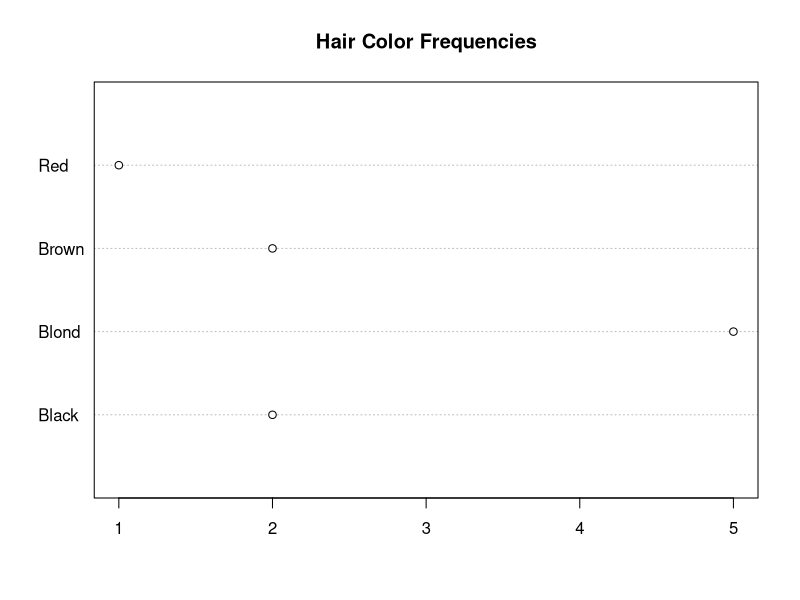
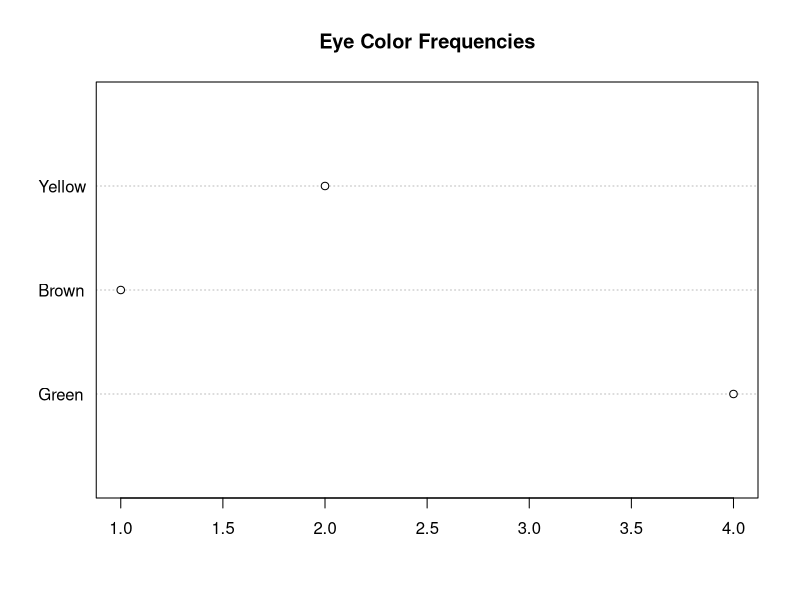
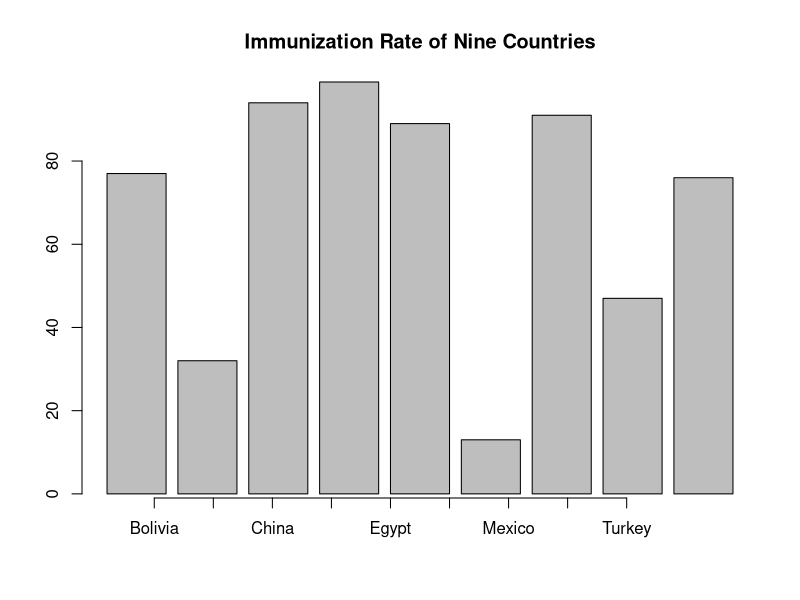
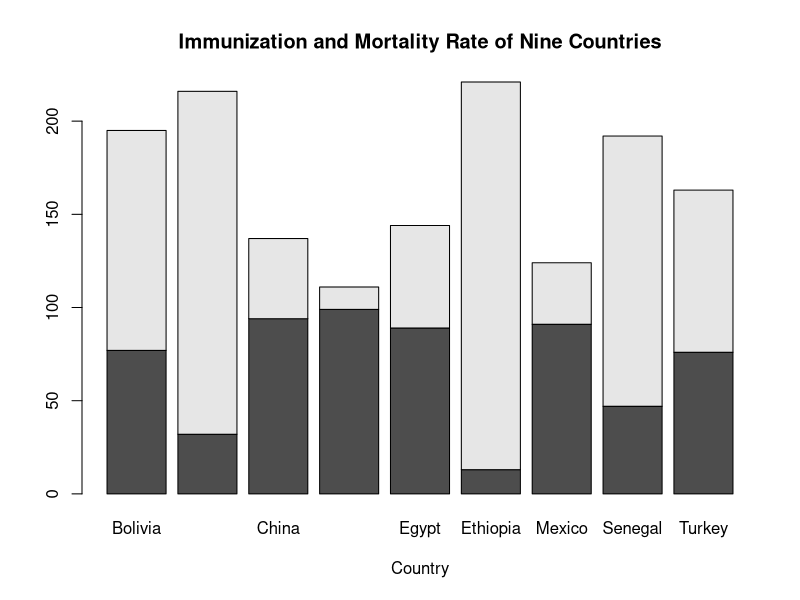
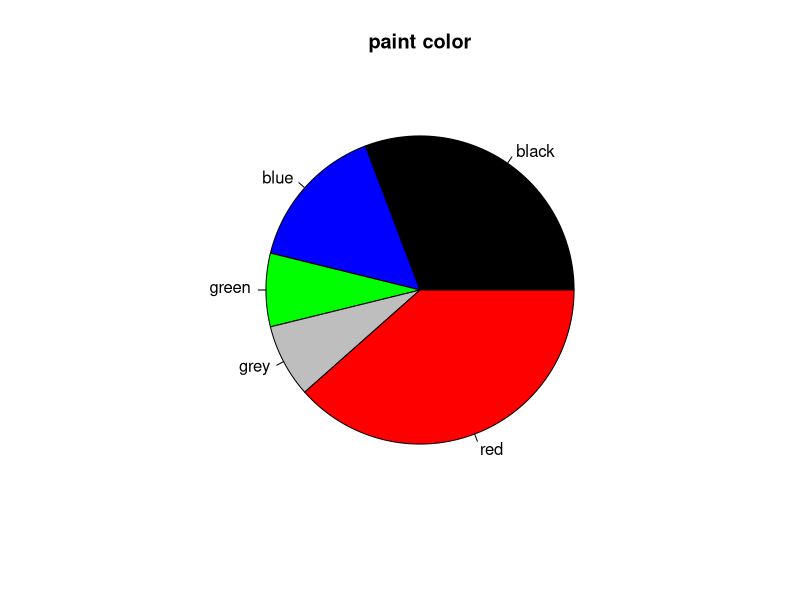
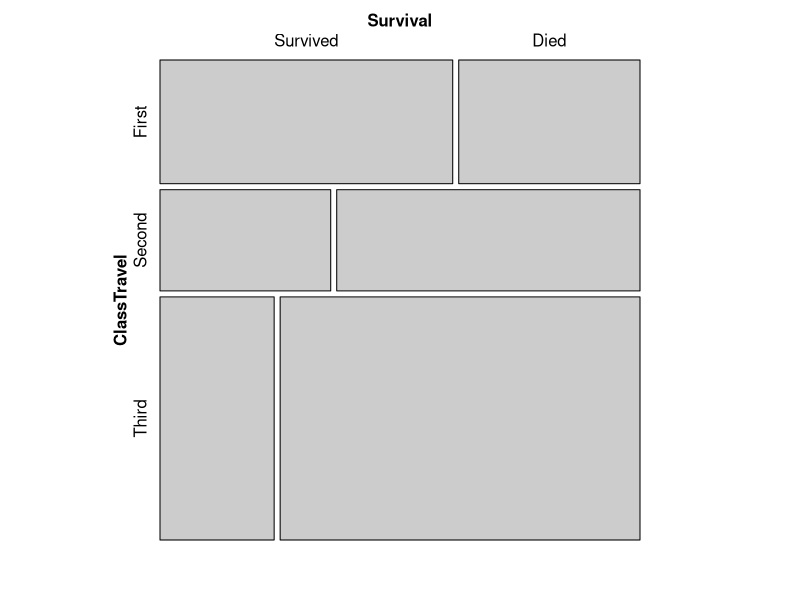

Here is the R script that generated these plots, in order:
#Learning Objective One Assessment one
Hair=c("Brown","Black","Black","Blond","Blond","Brown", "Blond", "Blond", "Blond","Red")
x=as.numeric(table(Hair))
dotchart(x,labels=c("Black","Blond","Brown","Red"),main="Hair Color Frequencies")

#Learning Objective One Assessment two
Eye=c("Green","Brown","Brown","Yellow","Yellow","Brown","Brown")
y=as.numeric(table(Eye))
dotchart(y,labels=c("Green","Brown","Yellow"),main="Eye Color Frequencies",pch=21)

#Learning Objective Two Assessment
Immunization<-c(77,32,94,99,89,13,91,47,76)
Mortality<-c(118,184,43,12,55,208,33,145,87)
barplot(Immunization,main="Immunization Rate of Nine Countries")
axis(1,at=1:9,labels=c("Bolivia","Cambodia","China","CzechRepublic","Egypt","Ethiopia","Mexico","Senegal","Turkey"))

#Learning Objective Three Assessment
Immunization<-c(77,32,94,99,89,13,91,47,76)
Mortality<-c(118,184,43,12,55,208,33,145,87)
country<-c("Bolivia","Cambodia","China","Czech Republic","Egypt","Ethiopia","Mexico","Senegal","Turkey")
v<-rbind(Immunization, Mortality)
barplot(v,besides=FALSE,names.arg=country,main="Immunization and Mortality Rate of Nine Countries",xlab="Country")

#Learning Objective Four Assessment

color<-c("blue","black","red","red","grey","red","blue","green","black","black","red","red","black")
x=table(color)
categories<-c("black","blue","green","grey","red")
pie(x,labels=categories,col=categories,main="paint color")

#Learning Objective Five Assessment

require(vcd)
Titanicdata=matrix(data=c(197,122,94,167,151,476),nrow=3,byrow=TRUE,dimnames=list(ClassTravel=c("First","Second","Third"), Survival=c("Survived","Died")))
mosaic(Titanicdata)
